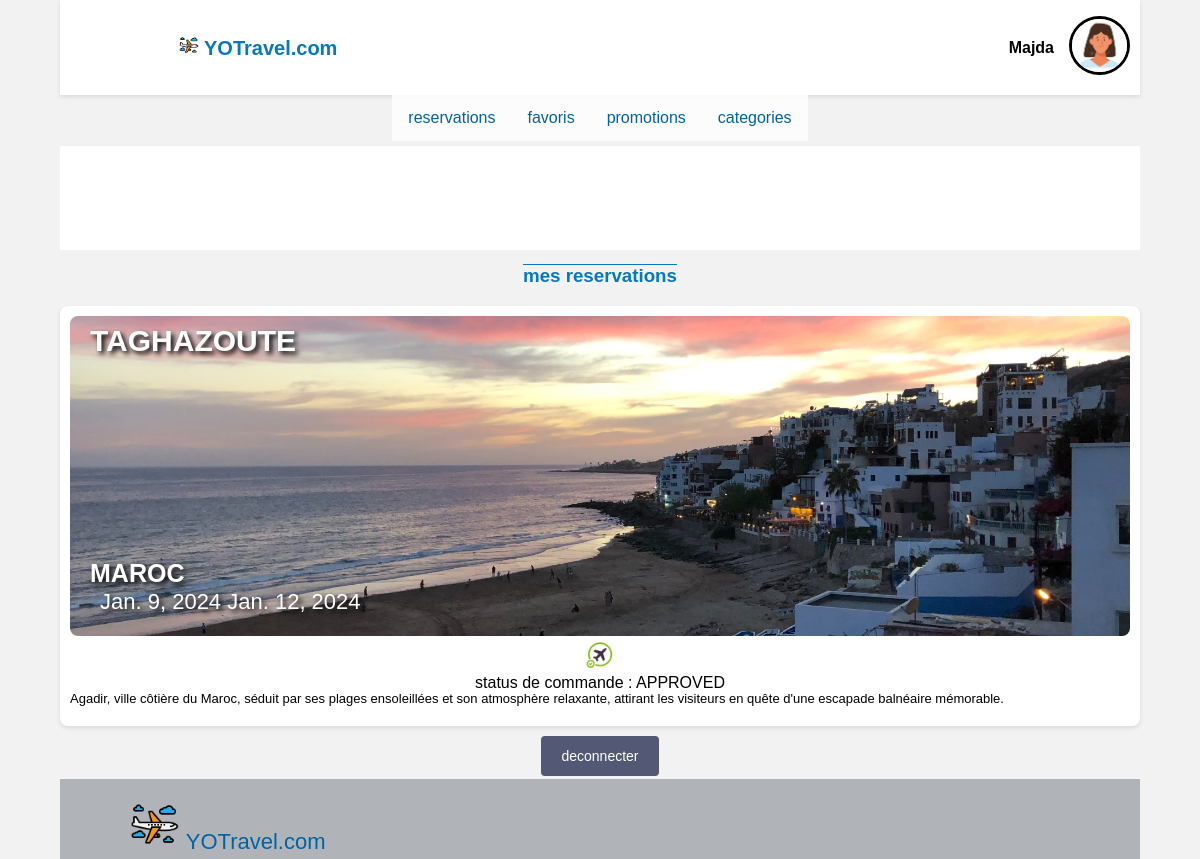
/reservations/ (signed in), run on the app's committed database.
### vacance/models.py (models this page shows, shortened)
class User(AbstractUser):
    numero_de_telephone = models.CharField(max_length=15, null=True, blank=True)
    pays = models.CharField(max_length=100, null=True, blank=True)
    ville = models.CharField(max_length=100, null=True, blank=True)
    image_de_profil = models.ImageField(upload_to='images/profiles/', null=True, blank=True)
    statut = models.CharField(max_length=50)
    date_Nai = models.DateField(null=True, blank=True)

class Commande(models.Model):
	id_Voyage = models.ForeignKey(Voyage,on_delete=models.CASCADE)
	id_User = models.ForeignKey(User,on_delete=models.CASCADE)
	status=[
		("W","WAITING"),
		("A","APPROVED"),
		("C","CANCELED"),
		("R","REJECTED"),
    ]
	nbr_de_personnes=models.IntegerField()
	prix_total=models.FloatField()
	statut = models.CharField(max_length=1, choices=status)
	date_de_commande=models.DateField(null=True, blank=True)
	recu = models.ImageField(upload_to='static/images/recus/', null=True, blank=True)

class Voyage(models.Model):
	categories=[
		("H","HAJJ"),
		("O","OMRA"),
		("A","ASIE"),
		("T","TURQUIE"),
		("M","MAROC"),
	]
	categorie = models.CharField(max_length=1, choices=categories)
	titre = models.CharField(max_length=30)
	pays = models.CharField(max_length=30)
	ville = models.CharField(max_length=30)
	date_debut=models.DateField(null=True, blank=True)
	date_fin=models.DateField(null=True, blank=True)
	prix=models.FloatField()
	description=models.TextField()
	image_de_voyage = models.ImageField(upload_to='static/images/voyages/', null=True, blank=True)

### vacance/views.py (the view)
# urls.py: path('reservations/', views.reservations, name='reservations'),
def reservations(request):
    promos = Promotion.objects.all()
    categories = Voyage.categories
    commands = Commande.objects.filter(id_User=request.user.id).order_by('-id')[:]
    voyages=[]
    for f in commands:
        voyage = get_object_or_404(Voyage, id=f.id_Voyage.id)
        voyages.append(voyage)
    cats = [nom[1] for  nom in categories]
    context = {'voyages': voyages, 'promos': promos, 'cats': cats ,'commands':commands}
    return render(request, 'vacance/user/reservations.html', context)

### vacance/models.py (called while the page is built)
	def __str__(self):
		return self.titre

### vacance/template/vacance/user/reservations.html (shortened to what this page needs)
{% load static %}
   <!DOCTYPE html>
   <html lang="en">
   <head>
     <link rel="stylesheet" href="{% static 'css/details.css' %}">
   </head>
   <body>
     <div class="header">
       <div class="logo" >
         <a href="{% url 'voyage' %}">
         <img id='ico'  src="{% static 'images/avion.png' %}"></a>
         YOTravel.com
     </div>
         <h4 id="nom">{{ user.first_name }}</h4><a href="{% url 'profile' %}">
         <img id="imgprof" src="{{ user.image_de_profil.url }}" alt="{{ user.first_name }}"></a>
     </div>
        <div class="Nav">
         <ul>
           <li class="dropdown">
               <a href="{% url 'reservations' %}" class="dropbtn">reservations</a>
             </li>        <li class="dropdown">
               <a href="{% url 'favoris' %}" class="dropbtn">favoris</a>
             </li>
           <li class="dropdown">
             <a href="javascript:void(0)" class="dropbtn">promotions</a>
           </li>
           <li class="dropdown">
             <a href="javascript:void(0)" class="dropbtn">categories</a>
           </li>
         </ul>
       </div>
        <div class="scrolling-container">
         <div class="scrolling-content">
         </div>
       </div>
    <H3 id="tit">mes reservations </H3>
    {% for voyage in commands %}
    <div class="main-container">
           <div class="travel-section">
               <div class="destination-card">
                   <img src="{{ voyage.id_Voyage.image_de_voyage.url }}" name='image' title="image_de_voyage"  alt="image_de_voyage">
                   {% if voyage.statut == "R" %}
                   <div id="icones">
                       <img id='ach'  src="{% static 'images/cancel.png' %}" title="rejected" alt="reserver">
                   </div>
               {% elif voyage.statut == "W" %}
                   <div id="icones">
                       <img id='ach'  src="{% static 'images/attente.png' %}" title="waitting" alt="reserver">
                   </div>
               {% elif voyage.statut == "A" %}
                   <div id="icones">
                       <img id='ach'  src="{% static 'images/approved.png' %}" title="approved" alt="reserver">
                   </div>
               {% endif %}
                 <div class="details">
                   <h3 class="titre">{{ voyage.id_Voyage.titre }}</h3>
                   <h4 class="price">{{ voyage.id_Voyage.get_categorie_display }}</h4>
                   <p class="date">{{ voyage.id_Voyage.date_debut }}  {{ voyage.id_Voyage.date_fin }} </p>
                   status de commande : {{ voyage.get_statut_display }}
                   <p class="description">{{ voyage.id_Voyage.description }} </p>
               </div>
               </div>
         </div>{% endfor%}
          <a href="{% url 'deconnexion' %}"><button id="dec" >deconnecter</button> </a>
         <div class="footer">
           <div class="foot" >
               <a href="{% url 'voyage' %}">
               <img id='icof'  src="{% static 'images/avion.png' %}"></a>
               YOTravel.com
           </div>
         </div>
     </body>
     </html>

### static/css/details.css (style rules this page uses)
body { font-family: 'Arial', sans-serif; background-color: #f2f2f2; margin: 0; display: flex; flex-direction: column; align-items: center; justify-content: center; width: 90%; margin-left: 5%; }
.header { display: flex; justify-content: space-between; align-items: center; width: 100%; padding-top: 16px; padding-bottom: 16px; background-color: #fff; box-shadow: 0 2px 4px rgba(0, 0, 0, 0.1); }
.logo { font-size: 20px; font-weight: bold; color: #0678C1; margin-left: 11%; }
.login-button, .signup-button ,button { background-color: #0678C1; color: #fff; border: none; padding: 12px 20px; cursor: pointer; font-size: 14px; margin-left: 16px; margin-right: 16px; border-radius: 4px; }
a { color: inherit; text-decoration: none; }
.main-container { flex: 1; display: flex; justify-content: center; align-items: center; flex-wrap: wrap; }
.travel-section { display: flex; justify-content: space-around; background-color: #fff; border-radius: 8px; overflow: hidden; box-shadow: 0 2px 4px rgba(0, 0, 0, 0.1); text-align: center; padding: 10px; margin-top: 10px; margin-bottom: 10px; width: 100%; height: 400px; }
.destination-card { width: 100%; }
#ico { max-height: 20px; }
.destination-card img { width: 100%; height: 80%; min-height: 79%; object-fit: cover; border-radius: 8px; }
.titre { position: absolute; margin-top: -350px; font-size:30px; margin-left: 20px; display:flex; text-shadow: 3px 3px 5px rgb(0, 0, 0); color:#ffffff; }
.price { position: absolute; font-size: 25px; color: #ffffff; display:table-column; margin-top: -115px; text-shadow: 3px 3px 5px rgb(0, 0, 0); margin-left: 20px; }
.date { position: absolute; font-size: 22px; color: #ffffff; display: flex; margin-top: -85px; text-shadow: 3px 3px 5px rgb(0, 0, 0); margin-left: 30px; }
.description { margin-top: -1px; text-align: left; font-size: small; }
.scrolling-container { width: 100%; overflow: hidden; background-color: #ffffff; margin-bottom: 5px; }
.scrolling-content { white-space: nowrap; display: inline-block; animation: scrollAnimation 25s linear infinite; }
.scrolling-content::before, .scrolling-content::after { content: attr(data-content); white-space: nowrap; display: inline-block; animation: inherit; }
.scrolling-content::before { margin-right: -100%; }
#tit { text-align:center; padding: 0%; margin-top:10px ; margin-bottom:-9px ; height: 40px; width: 95%; color:#0678C1; text-decoration:overline; }
#imgprof { border-radius: 100%; height:53px; width: 55px; border:solid #000000; margin-right:10px; margin-left:10px; }
#nom { margin-left: auto ; padding-left: 15px; padding-right: 5px; }
.footer { position: flex ; bottom: 0; left: 0; height: 80px; width: 100%; margin-bottom: auto; background-color: #34404b59; color: white; align-items: center; }
.foot { margin-top: 20px; margin-left: 70px; color:#0064a2; font-size: 22px; }
#icof { width: 50px; height: 50px; }

### vacance/template/vacance/user/reservations.html (style rules this page uses)
#dec { background-color: rgba(49, 56, 89, 0.825); margin-bottom: 3px; }
ul { list-style-type: none; margin: 0; padding: 0; overflow: hidden; color:#0064a2; background-color: #ffffffcf; }
li { float: left; }
li a, .dropbtn { display: inline-block; color: solid #0064a2; text-align: center; padding: 14px 16px; text-decoration: solid; }
li.dropdown { display: inline-block; }
.Nav { margin-top: 0px; margin-bottom: 5px; }
#ach,#fav { height: 30px; width: 30px; }

### data on the page
User: first_name "Majda", image_de_profil (picture)
Commande: id_Voyage.image_de_voyage (picture), id_Voyage.titre "TAGHAZOUTE", id_Voyage.categorie "MAROC", id_Voyage.date_debut "Jan. 9, 2024", id_Voyage.date_fin "Jan. 12, 2024", statut "APPROVED", id_Voyage.description "Agadir, ville côtière du Maroc, séduit par ses plages ensoleillées et son atmosphère relaxante, attirant les visiteurs en quête d'une escapade balnéaire mémorable."
